Frame 1 (no input): blank canvas, image omitted
Frame 60 (no input): blank canvas, image omitted
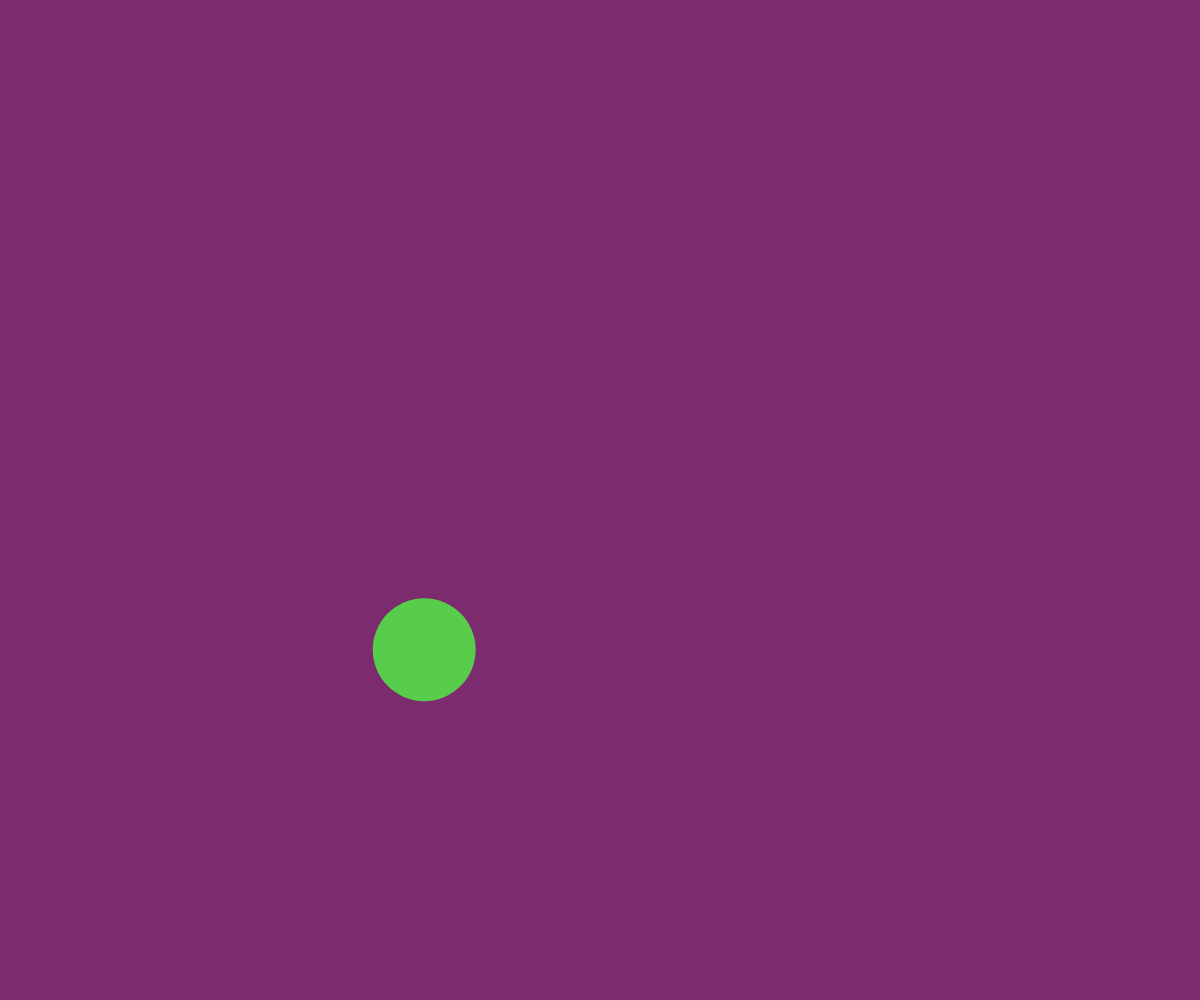
Frame 120 (the mouse pressed at the canvas centre since frame 60)

The p5.js sketch whose frames 1 and 60 were blank and that drew this single picture after the mouse press (run headless with seeded random() and noise() and a simulated clock; from frame 60 on, the mouse is pressed at the canvas centre):

// p5.js sketch
// ── sketch.js
// Bouncing balls
// Katherine
// oct 3

let ballArray = [];

function setup() {
  createCanvas(windowWidth, windowHeight);
}

function draw() {
  background(124,43,111);
 
  for(let ball of ballArray){
    //move
    ball.x += ball.dx;
    ball.y += ball.dy;
  
    //boundaries
    if(ball.x>width-ball.rad || ball.x<0+ball.rad){
      ball.dx *= -1;
    }
  
    if(ball.y>height-ball.rad || ball.y<0+ball.rad){
      ball.dy *= -1;
    }
    //ball
    fill(ball.r,ball.g,ball.b);
    noStroke();
    circle(ball.x,ball.y,ball.rad*2);
  }
  
}

function SpawnBall(theX,theY) {
  let ball = {
    x:theX,
    y:theY,
    rad: random(30,60),
    dx:random(-5,5),
    dy:random(-5,5),
    r: random(255),
    g:random(255),
    b:random(255),
  };

  ballArray.push(ball);
}

function mousePressed(){
  SpawnBall(mouseX,mouseY);
}
